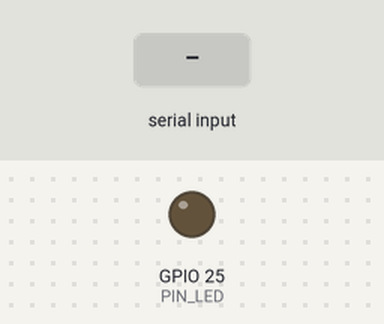
This sketch was run on a simulated ESP32. On the bench: output pins drawn as LEDs (lit = HIGH). The test bench sets the inputs (shaded band). What the sketch prints to the serial monitor is not drawn.

Above: at 1.5 s.
1.6 s: "1\n" received over Serial
At 1.76 s:
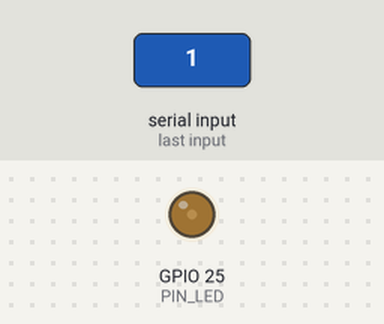
At 2.38 s:
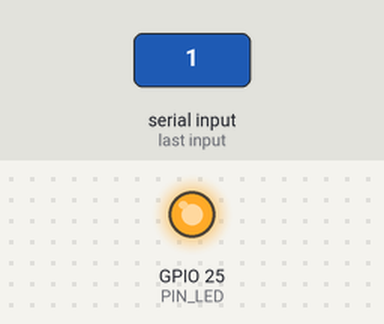
4.6 s: "90,45\n" received over Serial
At 5.12 s:
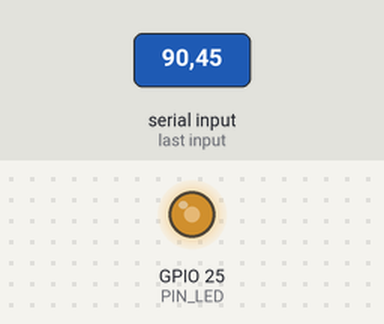
7.6 s: "0\n" received over Serial
Timing chart, 0 to 10.6 s (numbered marks = the images above; inputs shaded):
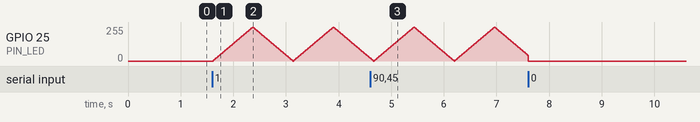

The sketch:

bancada_iluminacao.ino
```cpp
// GERADO por ferramentas/gera_passo_a_passo.py — nao edite a mao.
//
// Sketch de bancada da placa 2 — iluminacao. Sem WiFi e sem MQTT de proposito: aqui
// se testa o CIRCUITO, e uma falha nao pode ter tres explicacoes possiveis.
// A pinagem vem do firmware (node_iluminacao.ino) — nao ha o que conferir a mao.
//
// Monitor Serial em 115200, com final de linha "Nova linha".
// Digite ? para ver o menu.

const int PIN_LDR = 32;   // ADC1
const int PIN_PRESENCA = 33;
const int NIVEL_DETECTADO = LOW;   // TCRT5000: LOW com objeto na frente
const int PIN_LED = 25;   // PWM

// ---------------------------------------------------------------- comandos
String linha;
int modo = 0;
unsigned long t0 = 0;

void lerComando() {
  while (Serial.available()) {
    char c = Serial.read();
    if (c == '\n' || c == '\r') {
      if (linha.length()) { executar(linha); linha = ""; }
    } else {
      linha += c;
    }
  }
}

int brilho = 0, passo = 5;
bool presencaAntes = false;
int minLdr = 4095, maxLdr = 0;

void menu() {
  Serial.println();
  Serial.println(F("== bancada — placa 2, iluminacao =="));
  Serial.println(F("  0   apaga o LED"));
  Serial.println(F("  1   rampa de PWM: o LED sobe e desce continuamente"));
  Serial.println(F("  2   LDR: leitura, tensao e os extremos ja vistos"));
  Serial.println(F("  3   presenca (TCRT5000): imprime quando muda"));
  Serial.println(F("  4   conjunto: so acende com escuro E presenca"));
  Serial.println();
}

void entrar(int m) {
  modo = m;
  t0 = millis();
  analogWrite(PIN_LED, 0);
  brilho = 0;
  switch (m) {
    case 0: Serial.println(F("[0] LED apagado")); break;
    case 1: Serial.println(F("[1] rampa — se piscar em degraus, o resistor esta alto demais")); break;
    case 2:
      minLdr = 4095; maxLdr = 0;
      Serial.println(F("[2] tape o LDR e depois ilumine. Anote os dois extremos:"));
      Serial.println(F("    o limiar do firmware fica no meio deles."));
      break;
    case 3: Serial.println(F("[3] passe a mao a ~1 cm do TCRT5000")); break;
    case 4: Serial.println(F("[4] os dois sensores juntos, como no firmware")); break;
    default: Serial.println(F("modo desconhecido — ? para o menu")); modo = 0;
  }
}

void executar(String s) {
  s.trim();
  if (s == "?") { menu(); return; }
  if (s.length() == 1 && s[0] >= '0' && s[0] <= '4') { entrar(s[0] - '0'); return; }
  Serial.println(F("comando desconhecido — ? para o menu"));
}

void setup() {
  Serial.begin(115200);
  delay(300);
  pinMode(PIN_PRESENCA, INPUT);
  pinMode(PIN_LED, OUTPUT);
  analogWrite(PIN_LED, 0);
  menu();
  entrar(0);
}

void loop() {
  lerComando();
  unsigned long agora = millis();

  if (modo == 1 && agora - t0 >= 15) {
    t0 = agora;
    brilho += passo;
    if (brilho >= 255) { brilho = 255; passo = -5; }
    if (brilho <= 0)   { brilho = 0;   passo =  5; }
    analogWrite(PIN_LED, brilho);
  }

  if (modo == 2 && agora - t0 >= 300) {
    t0 = agora;
    int v = analogRead(PIN_LDR);
    if (v < minLdr) minLdr = v;
    if (v > maxLdr) maxLdr = v;
    Serial.print(F("LDR = "));
    Serial.print(v);
    Serial.print(F("  ("));
    Serial.print(v * 3.3 / 4095.0, 2);
    Serial.print(F(" V)   min "));
    Serial.print(minLdr);
    Serial.print(F("  max "));
    Serial.println(maxLdr);
  }

  if (modo == 3 && agora - t0 >= 50) {
    t0 = agora;
    bool p = (digitalRead(PIN_PRESENCA) == NIVEL_DETECTADO);
    if (p != presencaAntes) {
      Serial.println(p ? F("presenca: DETECTADO") : F("presenca: livre"));
      presencaAntes = p;
    }
  }

  if (modo == 4 && agora - t0 >= 200) {
    t0 = agora;
    int v = analogRead(PIN_LDR);
    bool p = (digitalRead(PIN_PRESENCA) == NIVEL_DETECTADO);
    int b = (v < 1000 && p) ? 255 : 0;   // as duas condicoes, como no firmware
    analogWrite(PIN_LED, b);
    Serial.print(F("LDR = ")); Serial.print(v);
    Serial.print(F("  PRESENCA = ")); Serial.print(p ? 1 : 0);
    Serial.print(F("  ->  brilho ")); Serial.println(b);
  }
}
```
